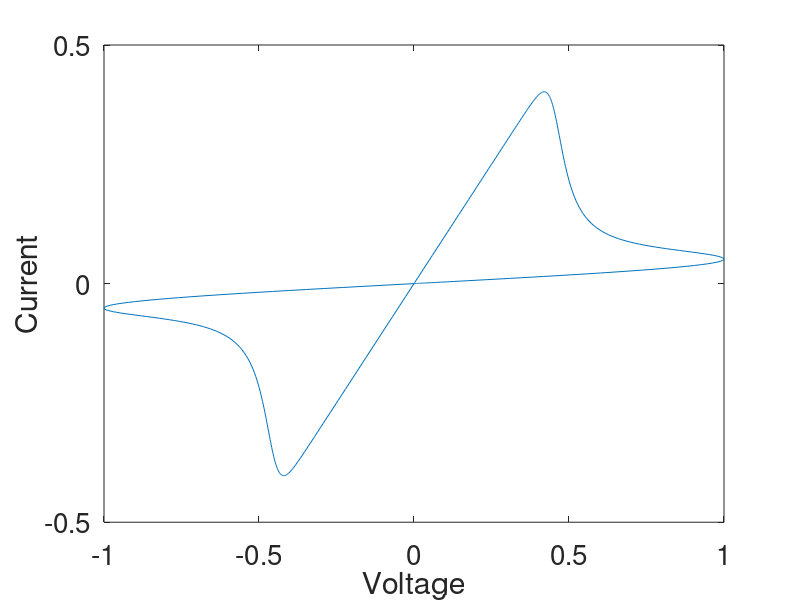

MATLAB code for this plot:
% Programs_23e - Pinched Hysteresis of a Memristor.
% Chapter 23 - Binary Oscillator Computing
% Copyright Springer 2025. Stephen Lynch.
clear;
figure;
eta=1;L=1;Roff=70;Ron=1;p=10;T=20;w0=0.6;
deqn=@(t,w) (eta*(1-(2*w-1)^(2*p))*sin(2*pi*t/T))/(Roff-(Roff-Ron)*w); 
options = odeset('RelTol',1e-8,'AbsTol',1e-8);
[t,wa]=ode45(deqn,[0 T],w0,options);
plot(sin(2*pi*t/T),sin(2*pi*t/T)./(Roff-(Roff-Ron)*wa(:,1)));
axis([-1 1 -0.5 0.5]);
set(gca,'FontSize',20);
set(gca,'XTick',-1:0.5:1);
set(gca,'YTick',-0.5:0.5:0.5);
xlabel('Voltage');
ylabel('Current');
% End of Program_23e.
